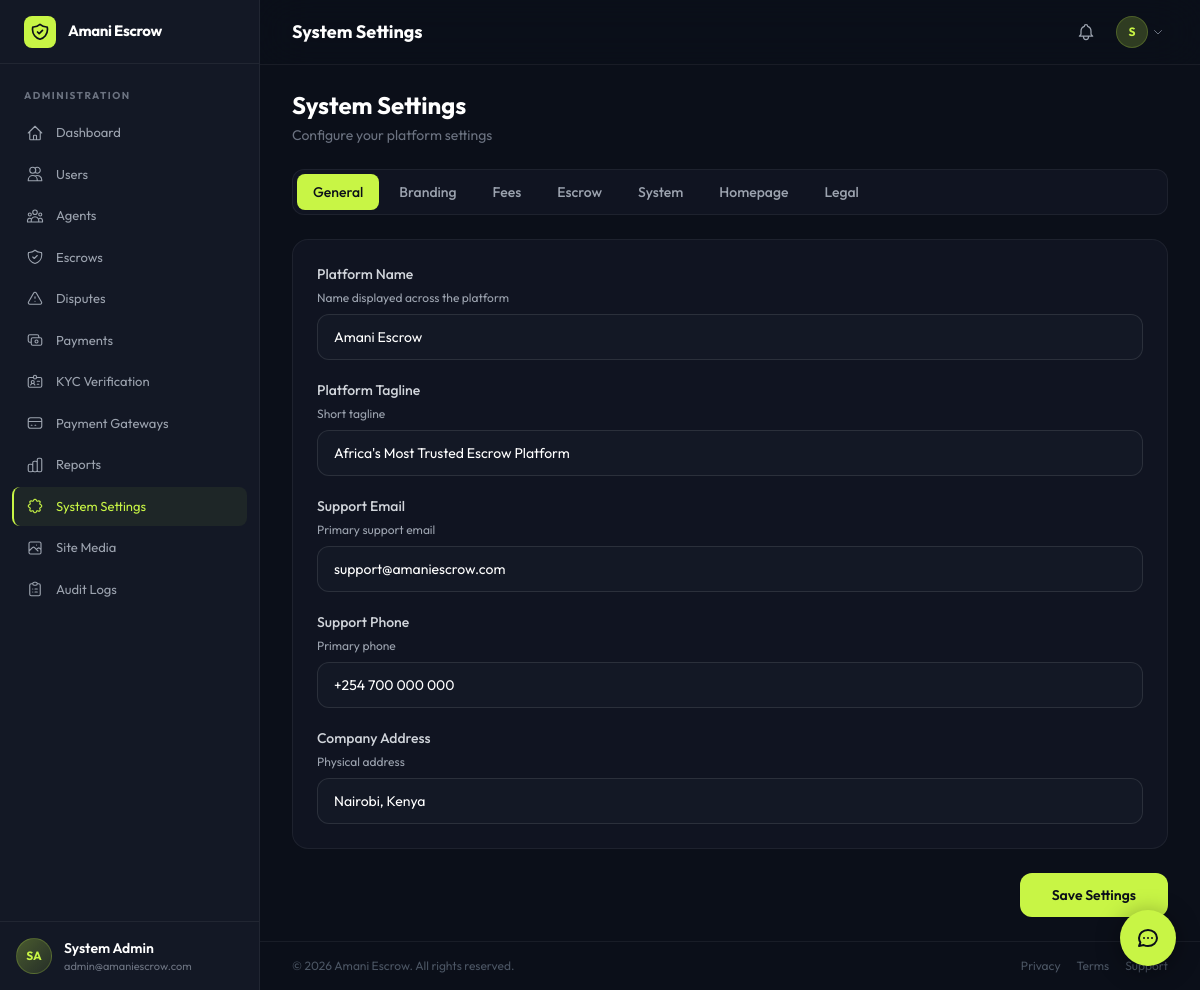
The app's page /pages/admin/settings.php (signed in) with its own data.
### tables this page shows
CREATE TABLE `settings` (
    `id` INT UNSIGNED AUTO_INCREMENT PRIMARY KEY,
    `setting_key` VARCHAR(100) NOT NULL UNIQUE,
    `setting_value` TEXT DEFAULT NULL,
    `setting_type` ENUM('text','number','boolean','json','color','image','textarea','file') NOT NULL DEFAULT 'text',
    `category` VARCHAR(50) NOT NULL DEFAULT 'general',
    `label` VARCHAR(150) NOT NULL,
    `description` TEXT DEFAULT NULL,
    `is_public` TINYINT(1) NOT NULL DEFAULT 0,
    `updated_at` DATETIME NOT NULL DEFAULT CURRENT_TIMESTAMP ON UPDATE CURRENT_TIMESTAMP,
    INDEX `idx_settings_key` (`setting_key`),
    INDEX `idx_settings_category` (`category`)
);

CREATE TABLE `wallets` (
    `id` INT UNSIGNED AUTO_INCREMENT PRIMARY KEY,
    `user_id` INT UNSIGNED NOT NULL,
    `currency` VARCHAR(3) NOT NULL DEFAULT 'KES',
    `balance` DECIMAL(15,2) NOT NULL DEFAULT 0.00,
    `escrow_balance` DECIMAL(15,2) NOT NULL DEFAULT 0.00,
    `total_earned` DECIMAL(15,2) NOT NULL DEFAULT 0.00,
    `total_withdrawn` DECIMAL(15,2) NOT NULL DEFAULT 0.00,
    `is_active` TINYINT(1) NOT NULL DEFAULT 1,
    `created_at` DATETIME NOT NULL DEFAULT CURRENT_TIMESTAMP,
    `updated_at` DATETIME NOT NULL DEFAULT CURRENT_TIMESTAMP ON UPDATE CURRENT_TIMESTAMP,
    UNIQUE KEY `unique_user_currency` (`user_id`, `currency`),
    FOREIGN KEY (`user_id`) REFERENCES `users`(`id`)
);

CREATE TABLE `users` (
    `id` INT UNSIGNED AUTO_INCREMENT PRIMARY KEY,
    `uuid` VARCHAR(36) NOT NULL UNIQUE,
    `first_name` VARCHAR(100) NOT NULL,
    `last_name` VARCHAR(100) NOT NULL,
    `email` VARCHAR(255) NOT NULL UNIQUE,
    `phone` VARCHAR(20) DEFAULT NULL,
    `password_hash` VARCHAR(255) NOT NULL,
    `avatar` VARCHAR(500) DEFAULT NULL,
    `role` ENUM('user','agent','admin','superadmin') NOT NULL DEFAULT 'user',
    `status` ENUM('active','suspended','banned','pending') NOT NULL DEFAULT 'pending',
    `email_verified` TINYINT(1) NOT NULL DEFAULT 0,
    `phone_verified` TINYINT(1) NOT NULL DEFAULT 0,
    `kyc_status` ENUM('none','pending','approved','rejected') NOT NULL DEFAULT 'none',
    `trust_score` DECIMAL(5,2) NOT NULL DEFAULT 0.00,
    `total_transactions` INT UNSIGNED NOT NULL DEFAULT 0,
    `total_volume` DECIMAL(15,2) NOT NULL DEFAULT 0.00,
    `preferred_currency` VARCHAR(3) NOT NULL DEFAULT 'KES',
    `timezone` VARCHAR(50) DEFAULT 'Africa/Nairobi',
    `two_factor_enabled` TINYINT(1) NOT NULL DEFAULT 0,
    `two_factor_secret` VARCHAR(255) DEFAULT NULL,
    `email_verification_token` VARCHAR(255) DEFAULT NULL,
    `password_reset_token` VARCHAR(255) DEFAULT NULL,
    `password_reset_expires` DATETIME DEFAULT NULL,
    `last_login_at` DATETIME DEFAULT NULL,
    `last_login_ip` VARCHAR(45) DEFAULT NULL,
    `business_name` VARCHAR(255) DEFAULT NULL,
    `business_type` VARCHAR(100) DEFAULT NULL,
    `business_registration` VARCHAR(100) DEFAULT NULL,
    `address` TEXT DEFAULT NULL,
    `city` VARCHAR(100) DEFAULT NULL,
    `country` VARCHAR(100) DEFAULT 'Kenya',
    `created_at` DATETIME NOT NULL DEFAULT CURRENT_TIMESTAMP,
    `updated_at` DATETIME NOT NULL DEFAULT CURRENT_TIMESTAMP ON UPDATE CURRENT_TIMESTAMP,
    INDEX `idx_users_email` (`email`),
    INDEX `idx_users_role` (`role`),
    INDEX `idx_users_status` (`status`)
);

### includes/init.php (called while the page is built, shortened)
<?php
spl_autoload_register(function ($class) {
    $f = APP_ROOT . '/classes/' . $class . '.php';
});
function get($k, $d = '') { return isset($_GET[$k]) ? sanitize($_GET[$k]) : $d; }
function siteLogo($variant = 'default') {
    $key = $variant === 'light' ? 'site_logo_light' : 'site_logo';
    $path = Settings::get($key);
    return $path ? (strpos($path, 'http') === 0 ? $path : APP_URL . '/' . ltrim($path, '/')) : '';
}

### classes/Settings.php (called while the page is built, shortened)
<?php
class Settings {
    private static $cache = null;
    public static function get($key, $default = null) {
        self::loadAll();
        return self::$cache[$key] ?? $default;
    }
    private static function loadAll() {
        if (self::$cache !== null) return;
        $db = Database::getInstance();
        $rows = $db->fetchAll("SELECT setting_key, setting_value FROM settings");
        self::$cache = [];
        foreach ($rows as $r) self::$cache[$r['setting_key']] = $r['setting_value'];
    }
    public static function getByCategory($cat) {
        return Database::getInstance()->fetchAll("SELECT * FROM settings WHERE category=? ORDER BY id", [$cat]);
    }
}

### classes/Database.php (called while the page is built, shortened)
<?php
class Database
{
    private static $instance = null;
    private $pdo;
    private function __construct()
    {
        $dsns = self::buildDsnList();
        $options = [
            PDO::ATTR_ERRMODE            => PDO::ERRMODE_EXCEPTION,
            PDO::ATTR_DEFAULT_FETCH_MODE => PDO::FETCH_ASSOC,
            PDO::ATTR_EMULATE_PREPARES   => false,
            PDO::MYSQL_ATTR_INIT_COMMAND => "SET NAMES " . DB_CHARSET,
        ];
        foreach ($dsns as $label => $dsn) {
            try {
                $this->pdo = new PDO($dsn, DB_USER, DB_PASS, $options);
                return;
            } catch (PDOException $e) {
                $lastError = $e;
                error_log("Amani DB [{$label}]: " . $e->getMessage() . " (DSN: {$dsn})");
            }
        }
        $safeMsg = 'System temporarily unavailable.';
        die('<pre style="font-family:monospace;background:#111;color:#C8F545;padding:2rem;border-radius:12px;max-width:700px;margin:4rem auto;white-space:pre-wrap">'
            . htmlspecialchars($safeMsg) . '</pre>');
    }
    private static function buildDsnList(): array
    {
        $dsns = [];
        $db   = DB_NAME;
        $cs   = DB_CHARSET;
        $hostPart = 'host=' . DB_HOST;
        $dsns['host'] = "mysql:{$hostPart};dbname={$db};charset={$cs}";
        if (strtolower(DB_HOST) === 'localhost') {
            $tcp = 'host=127.0.0.1';
            $dsns['tcp-fallback'] = "mysql:{$tcp};dbname={$db};charset={$cs}";
        }
        return $dsns;
    }
    public static function getInstance()
    {
        if (self::$instance === null) {
            self::$instance = new self();
        }
        return self::$instance;
    }
    public function query(string $sql, array $params = [])
    {
        $stmt = $this->pdo->prepare($sql);
        $stmt->execute($params);
        return $stmt;
    }
    public function fetch(string $sql, array $params = [])
    {
        return $this->query($sql, $params)->fetch();
    }
    public function fetchAll(string $sql, array $params = [])
    {
        return $this->query($sql, $params)->fetchAll();
    }
}

### classes/Auth.php (called while the page is built, shortened)
<?php
class Auth {
    private static $user = null;
    public static function user() {
        $db = Database::getInstance();
        self::$user = $db->fetch("SELECT u.*, w.balance as wallet_balance, w.escrow_balance FROM users u LEFT JOIN wallets w ON w.user_id=u.id WHERE u.id=?", [$_SESSION['user_id']]);
        return self::$user;
    }
    public static function check() { return isset($_SESSION['logged_in']) && $_SESSION['logged_in'] === true && isset($_SESSION['user_id']); }
    public static function hasRole($role) { if (!self::check()) return false; return is_array($role) ? in_array($_SESSION['user_role'], $role) : $_SESSION['user_role'] === $role; }
    public static function isAdmin() { return self::hasRole(['admin','superadmin']); }
}

### pages/admin/settings.php (the view, shortened to what this page needs)
<?php
$pageTitle = 'System Settings';
require_once __DIR__ . '/../../includes/init.php';
$activeTab = get('tab', 'general');
$categories = ['general' => 'General', 'branding' => 'Branding', 'fees' => 'Fees', 'escrow' => 'Escrow', 'system' => 'System', 'homepage' => 'Homepage', 'legal' => 'Legal'];
require_once APP_ROOT . '/templates/header.php';
?>
<div class="max-w-4xl mx-auto">
    <div class="mb-6">
        <h1 class="text-2xl font-bold text-white">System Settings</h1>
        <p class="text-sm text-gray-500 mt-1">Configure your platform settings</p>
    </div>
    <div class="flex gap-1 glass-card rounded-xl border border-white/[0.06] p-1 mb-6 overflow-x-auto">
        <?php foreach ($categories as $key => $label): ?>
            <a href="?tab=<?= $key ?>" class="px-4 py-2 text-sm font-medium rounded-lg whitespace-nowrap transition-colors <?= $activeTab === $key ? 'bg-accent text-surface' : 'text-gray-400 hover:bg-surface-100' ?>">
                <?= $label ?>
            </a>
        <?php endforeach; ?>
    </div>
    <form method="POST" enctype="multipart/form-data">
        <div class="glass-card rounded-2xl border border-white/[0.06] p-6 space-y-5">
            <?php
            $settings = Settings::getByCategory($activeTab);
            foreach ($settings as $setting):
            ?>
            <div>
                <label class="block text-sm font-medium text-gray-300 mb-1.5"><?= htmlspecialchars($setting['label']) ?></label>
                <?php if ($setting['description']): ?>
                    <p class="text-xs text-gray-400 mb-2"><?= htmlspecialchars($setting['description']) ?></p>
                <?php endif; ?>
                <?php if ($setting['setting_type'] === 'textarea'): ?>
                    <textarea name="setting_<?= $setting['setting_key'] ?>" rows="4"
                              class="w-full px-4 py-3 bg-[#131825] border border-white/10 rounded-xl text-sm text-white placeholder-gray-600 focus:outline-none focus:ring-2 focus:ring-accent/20 focus:border-accent/50 resize-none"><?= htmlspecialchars($setting['setting_value']) ?></textarea>
                <?php else: ?>
                    <input type="text" name="setting_<?= $setting['setting_key'] ?>" value="<?= htmlspecialchars($setting['setting_value']) ?>"
                           class="w-full px-4 py-3 bg-[#131825] border border-white/10 rounded-xl text-sm text-white placeholder-gray-600 focus:outline-none focus:ring-2 focus:ring-accent/20 focus:border-accent/50">
                <?php endif; ?>
            </div>
            <?php endforeach; ?>
        </div>
        <div class="flex justify-end mt-6">
            <button type="submit" class="px-8 py-3 bg-accent hover:bg-accent-dark text-surface text-sm font-semibold rounded-xl transition-all shadow-sm">
                Save Settings
            </button>
        </div>
    </form>
</div>
<?php require_once APP_ROOT . '/templates/footer.php'; ?>

### templates/header.php (shortened to what this page needs)
<?php
$currentUser = Auth::user();
$platformName = Settings::get('platform_name', 'Amani Escrow');
$isAdmin = Auth::isAdmin();
$currentPage = basename(dirname($_SERVER['PHP_SELF']));
$currentFile = basename($_SERVER['PHP_SELF'], '.php');
$logoUrl = siteLogo();
?>
<!DOCTYPE html>
<html lang="en" class="h-full">
<head>
    <script src="https://cdn.tailwindcss.com"></script>
</head>
<body class="h-full overflow-x-hidden">
<div class="flex h-full">
<aside id="sidebar" class="hidden lg:flex lg:flex-col w-[260px] bg-surface-100 fixed inset-y-0 left-0 z-40 border-r border-white/[0.06]">
    <div class="flex items-center gap-3 px-6 h-16 border-b border-white/[0.06]">
        <?php if ($logoUrl): ?>
            <img src="<?= htmlspecialchars($logoUrl) ?>" alt="<?= htmlspecialchars($platformName) ?>" class="h-8 w-auto max-w-[200px] object-contain object-left">
        <?php else: ?>
            <div class="w-8 h-8 rounded-lg bg-accent flex items-center justify-center shrink-0">
            </div>
            <span class="text-[15px] font-bold text-white tracking-tight"><?= htmlspecialchars($platformName) ?></span>
        <?php endif; ?>
    </div>
    <nav class="flex-1 overflow-y-auto py-5 px-3 space-y-0.5">
        <?php if ($isAdmin): ?>
            <p class="px-3 pt-1 pb-2 text-[10px] font-bold uppercase tracking-[.15em] text-gray-500">Administration</p>
            <?php
            foreach ($adminLinks as $l):
                $active = ($currentFile === $l[0] && $currentPage === $l[1]);
            ?>
            <a href="<?= APP_URL ?>/pages/<?= $l[1] ?>/<?= $l[0] ?>.php" class="sidebar-link flex items-center gap-3 px-3 py-2.5 rounded-lg text-[13px] text-gray-400 hover:text-white <?= $active ? 'active' : '' ?>">
                <svg class="w-[18px] h-[18px] shrink-0" fill="none" viewBox="0 0 24 24" stroke="currentColor" stroke-width="1.5"><path stroke-linecap="round" stroke-linejoin="round" d="<?= $l[3] ?>"/></svg>
                <?= $l[2] ?>
            </a>
            <?php endforeach; ?>
        <?php endif; ?>
    </nav>
    <div class="px-4 py-4 border-t border-white/[0.06]">
        <div class="flex items-center gap-3">
            <?php
            $avatarUrl = !empty($currentUser['avatar']) ? (strpos($currentUser['avatar'], 'http') === 0 ? $currentUser['avatar'] : APP_URL . '/' . ltrim($currentUser['avatar'], '/')) : '';
            ?>
            <?php if ($avatarUrl): ?>
                <img src="<?= htmlspecialchars($avatarUrl) ?>" alt="" class="w-9 h-9 rounded-full object-cover border border-accent/20">
            <?php else: ?>
                <div class="w-9 h-9 rounded-full bg-gradient-to-br from-accent/30 to-accent/10 flex items-center justify-center text-accent text-xs font-bold border border-accent/20">
                    <?= strtoupper(substr($currentUser['first_name'],0,1).substr($currentUser['last_name'],0,1)) ?>
                </div>
            <?php endif; ?>
            <div class="flex-1 min-w-0">
                <p class="text-sm font-semibold text-white truncate"><?= htmlspecialchars($currentUser['first_name'].' '.$currentUser['last_name']) ?></p>
                <p class="text-[11px] text-gray-500 truncate"><?= htmlspecialchars($currentUser['email']) ?></p>
            </div>
        </div>
    </div>
</aside>
            <?php
            $avatarUrl = !empty($currentUser['avatar']) ? (strpos($currentUser['avatar'], 'http') === 0 ? $currentUser['avatar'] : APP_URL . '/' . ltrim($currentUser['avatar'], '/')) : '';
            ?>
<div class="flex-1 lg:ml-[260px] flex flex-col min-h-screen">
    <header class="sticky top-0 z-20 bg-surface/80 backdrop-blur-xl border-b border-white/[0.06]">
        <div class="flex items-center justify-between px-4 lg:px-8 h-16">
            <div class="flex items-center gap-4">
                <h2 class="text-lg font-bold text-white"><?= htmlspecialchars($pageTitle ?? 'Dashboard') ?></h2>
            </div>
            <div class="flex items-center gap-1 sm:gap-2 shrink-0">
                <div class="relative">
                    <button onclick="toggleDropdown('notifDD')" class="relative p-2 rounded-xl hover:bg-white/5 transition-colors text-gray-400 hover:text-white shrink-0">
                    </button>
                </div>
                <div class="relative">
                    <button onclick="toggleDropdown('userDD')" class="flex items-center gap-1 p-1 rounded-xl hover:bg-white/5 transition-colors shrink-0">
                        <?php if ($avatarUrl): ?>
                            <img src="<?= htmlspecialchars($avatarUrl) ?>" alt="" class="w-7 h-7 sm:w-8 sm:h-8 rounded-full object-cover border border-accent/20">
                        <?php else: ?>
                            <div class="w-7 h-7 sm:w-8 sm:h-8 rounded-full bg-accent/20 flex items-center justify-center text-accent text-[10px] sm:text-xs font-bold border border-accent/20"><?= strtoupper(substr($currentUser['first_name'],0,1)) ?></div>
                        <?php endif; ?>
                        <svg class="w-3 h-3 text-gray-500 hidden sm:block" fill="none" viewBox="0 0 24 24" stroke="currentColor" stroke-width="2"><path stroke-linecap="round" stroke-linejoin="round" d="M19 9l-7 7-7-7"/></svg>
                    </button>
                </div>
            </div>
        </div>
    </header>
    <main class="flex-1 px-4 lg:px-8 py-6">

### templates/header.php (style rules this page uses)
* { font-family:'Outfit',system-ui,sans-serif;box-sizing:border-box }
body { background:#0B0F19;color:#e2e8f0;overflow-x:hidden;min-width:0 }
html { overflow-x:hidden }
.sidebar-link { transition:all .15s ease;border-left:2px solid transparent }
.sidebar-link.active { background:rgba(200,245,69,.06);border-left-color:#C8F545;color:#C8F545 }
.glass-card { background:rgba(19,24,37,.7);backdrop-filter:blur(16px);border:1px solid rgba(255,255,255,.06) }
input,select,textarea { color-scheme:dark;max-width:100% }
a, button { transition: all .15s ease; }
main > * { animation: fadeIn .3s ease both; }
*, *::before, *::after { box-sizing: border-box; }
main, .flex-1, section, div, form, article { max-width: 100%; min-width: 0; }
img, video, svg:not(.w-3):not(.w-4):not(.w-5), canvas { max-width: 100%; height: auto; }
.truncate { overflow: hidden; text-overflow: ellipsis; white-space: nowrap; min-width: 0; }

### records on screen
settings: setting_value "Amani Escrow", label "Platform Name", description "Name displayed across the platform"
wallets: user.last_name "SA", user.last_name "System Admin", user.email "admin@amaniescrow.com", user.first_name "S"
settings: label "Platform Tagline", description "Short tagline", setting_value "Africa's Most Trusted Escrow Platform"
settings: label "Support Email", description "Primary support email", setting_value "support@amaniescrow.com"
settings: label "Support Phone", description "Primary phone", setting_value "+254 700 000 000"
settings: label "Company Address", description "Physical address", setting_value "Nairobi, Kenya"

### other values on screen
$l[2] "Dashboard"
$l[2] "Users"
$l[2] "Agents"
$l[2] "Escrows"
$l[2] "Disputes"
$l[2] "Payments"
$l[2] "KYC Verification"
$l[2] "Payment Gateways"
$l[2] "Reports"
$l[2] "System Settings"
$l[2] "Site Media"
$l[2] "Audit Logs"
$pageTitle "System Settings"
$label "General"
$label "Branding"
